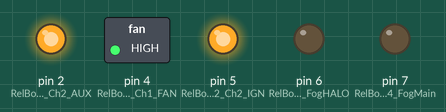
The sketch below on a simulated Arduino Uno, built with avr-gcc and run on an emulated ATmega328P. Shown: switched loads named in the sketch (green lamp = pin HIGH), output pins drawn as LEDs (lit = HIGH).

Above: at 0.1 s.
Timing chart, 0 to 1.6 s (numbered marks = the images above):
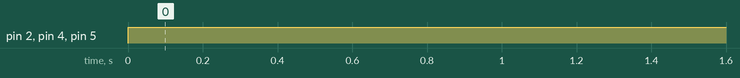

The sketch:

Relay.ino
```cpp
int RelBoard1_Ch1_Ch2_AUX = 2;
int RelBoard1_Ch3_Ch4_USBPowerCUT = 3;
int RelBoard2_Ch1_FAN = 4;
int RelBoard2_Ch2_IGN = 5;
int RelBoard2_Ch3_FogHALO = 6;
int RelBoard2_Ch4_FogMain = 7;

void setup()
{
  // put your setup code here, to run once:
  pinMode(RelBoard1_Ch1_Ch2_AUX, OUTPUT);
  pinMode(RelBoard1_Ch3_Ch4_USBPowerCUT, OUTPUT);
  pinMode(RelBoard2_Ch1_FAN, OUTPUT);
  pinMode(RelBoard2_Ch2_IGN, OUTPUT);
  pinMode(RelBoard2_Ch3_FogHALO, OUTPUT);
  pinMode(RelBoard2_Ch4_FogMain, OUTPUT);
}


void loop()
{
//  digitalWrite(RelBoard1_Ch1_Ch2_AUX, LOW);   //ACTIVATES AT LOW PULSE
  digitalWrite(RelBoard1_Ch3_Ch4_USBPowerCUT, LOW);   //ACTIVATES AT LOW PULSE
//  digitalWrite(RelBoard2_Ch1_FAN, LOW);   //ACTIVATES AT LOW PULSE
//  digitalWrite(RelBoard2_Ch2_IGN, LOW);   //ACTIVATES AT LOW PULSE
  digitalWrite(RelBoard2_Ch3_FogHALO, LOW);   //ACTIVATES AT LOW PULSE
  digitalWrite(RelBoard2_Ch4_FogMain, LOW);   //ACTIVATES AT LOW PULSE
//  delay(3000);
  digitalWrite(RelBoard1_Ch1_Ch2_AUX, HIGH); //  DE-ACTIVATES AT HIGH PULSE
//  digitalWrite(RelBoard1_Ch3_Ch4_USBPowerCUT, HIGH); //  DE-ACTIVATES AT HIGH PULSE
  digitalWrite(RelBoard2_Ch2_IGN, HIGH); //  DE-ACTIVATES AT HIGH PULSE
//  digitalWrite(RelBoard2_Ch3_FogHALO, HIGH); //  DE-ACTIVATES AT HIGH PULSE
  digitalWrite(RelBoard2_Ch1_FAN, HIGH); //  DE-ACTIVATES AT HIGH PULSE
//  digitalWrite(RelBoard2_Ch4_FogMain, HIGH); //  DE-ACTIVATES AT HIGH PULSE
//  delay(3000);
}
```

Measured:
- by itself, pin 2 (RelBoard1_Ch1_Ch2_AUX), pin 4 (RelBoard2_Ch1_FAN), pin 5 (RelBoard2_Ch2_IGN): LOW → HIGH at 0.00 s
